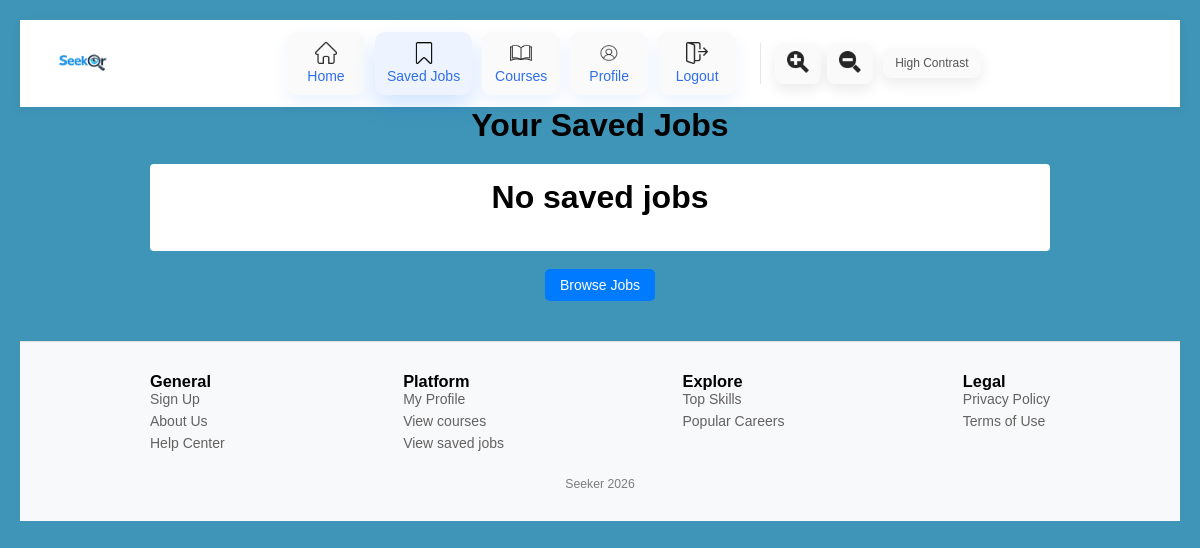
Before: /saved_jobs (signed in) with the older database file.
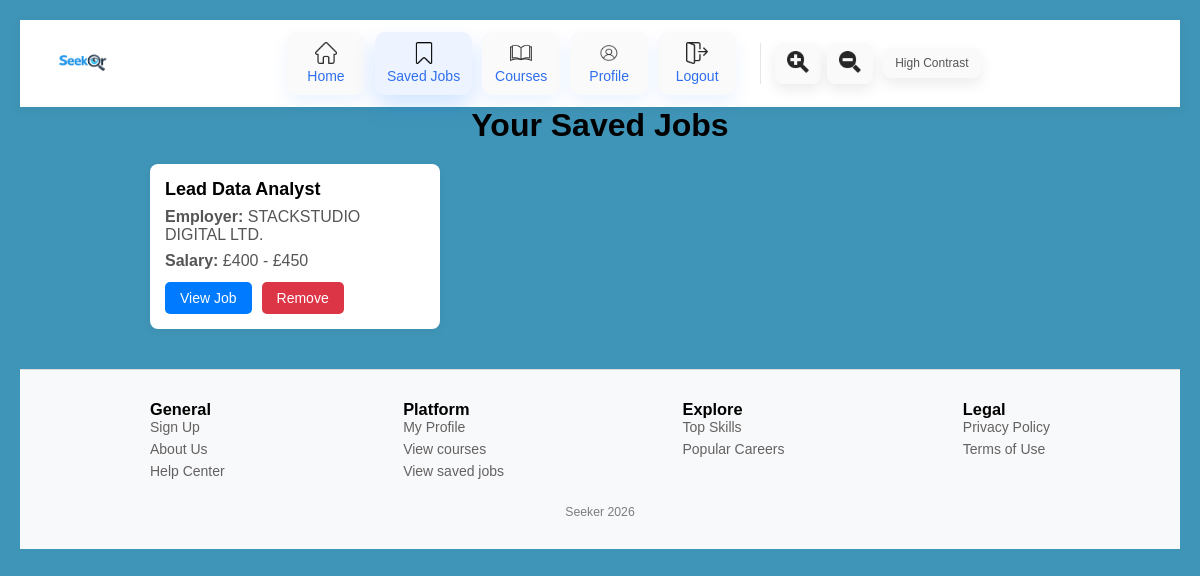
After: the same page with the newer database file.
### app.py (models this page shows)
class SavedJobs(db.Model): #saved jobs table
    __tablename__ = "saved_jobs"
    id = db.Column(db.Integer, primary_key=True)
    user_id=db.Column(db.Integer,db.ForeignKey("user.id"), nullable=False)
    job_id = db.Column(db.Integer, nullable=False)
    job_title = db.Column(db.String(200))
    employer_name = db.Column(db.String(200))
    min_salary=db.Column(db.String(200))
    max_salary=db.Column(db.String(200))
    job_description=db.Column(db.Text)
    job_url=db.Column(db.String(200))
    user = db.relationship("User", backref="saved_jobs")
    __table_args__ = (
        db.UniqueConstraint("user_id", "job_id", name="unique_user_saved_jobs"),
    )

### app.py (the view, shortened to what this page needs)
@app.route("/saved_jobs", methods=["GET", "POST"]) #saved jobs page
def saved_jobs():
    user=get_logged_user()
    if not user :
        flash("Login first", "error")
        return redirect(url_for("login_page"))
    saved = SavedJobs.query.filter_by(user_id=user.id).all()
    return render_template("saved_jobs.html", saved_jobs=saved)

### app.py (called while the page is built)
def get_logged_user():
    email = session.get("user")
    if not email:
        return None
    return User.query.filter_by(email=email).first()

### templates/saved_jobs.html (shortened to what this page needs)
<!DOCTYPE html>
<html lang="en">
<head>
  <link rel="stylesheet" href="{{ url_for('static', filename='saved_jobs.css') }}">
</head>
<body>
  {% include 'navbar.html' %}
  <div class="saved-jobs-container">
    <h1>Your Saved Jobs</h1>
    {% if saved_jobs %}
      <div class="saved-jobs-grid">
        {% for saved in saved_jobs %}
        <div class="job-card">
          <h2>{{ saved.job_title or "Untitled Role" }}</h2>
          <p><strong>Employer:</strong> {{ saved.employer_name or "Not specified" }}</p>
          {% if saved.min_salary and saved.max_salary %}
          <p><strong>Salary:</strong> £{{ "{:,}".format(saved.min_salary|int) }} - £{{ "{:,}".format(saved.max_salary|int) }}</p>
          {% else %}
          <p><strong>Salary:</strong> Not specified</p>
          {% endif %}
          <div class="actions">
            <a href="{{ url_for('job_details', job_id=saved.job_id) }}" class="view-btn">View Job</a>
            <form action="{{ url_for('saved_jobs') }}" method="POST">
              <button type="submit" class="remove-btn">Remove</button>
            </form>
          </div>
        </div>
        {% endfor %}
</div>
    {% else %}
<div class="no-jobs">
<h1><p>No saved jobs</p></h1>
</div>
<br>
<div class="browse">
  <a href="{{ url_for('home_page') }}" class="browse-btn">Browse Jobs</a>
</div>
{% endif %}
</div>
  {% include 'footer.html' %}
</body>
</html>

### templates/navbar.html (shortened to what this page needs)
<nav class="navbar">
<link rel="stylesheet" href="{{ url_for('static', filename='navbar.css') }}">
<div class="nav-brand">
  <a href="{{ url_for('home_page') }}">
      <img src="{{ url_for('static', filename='logo.png') }}" alt="Seeker Logo" class="logo">
  </a>
</div>
    <ul class="nav-links">
      <li><a href="{{ url_for('home_page') }}"><img src="{{ url_for('static', filename='home.png') }}" class="nav-icon"><span>Home</span></a></li>
    {% if session.get('user') %}
    <li><a href="{{ url_for('saved_jobs') }}" class="{% if request.endpoint == 'saved_jobs' %}active{% endif %}"><img src="{{ url_for('static', filename='save-instagram.png') }}" class="nav-icon" alt="Saved Jobs"><span>Saved Jobs</span></a></li>
    {% endif %}
    <li><a href="{{ url_for('courses_page') }}" class="{% if request.endpoint == 'courses_page' %}active{% endif %}"><img src="{{ url_for('static', filename='book.png') }}" class="nav-icon" alt="Courses"><span>Courses</span></a></li>
    {% if session.get('user') %}
    <div class="dropdown">
      <li><a href="{{ url_for('account_page') }}" class="{% if request.endpoint == 'account_page' %}active{% endif %}"><img src="{{ url_for('static', filename='profile.png') }}" class="nav-icon" alt="Profile"><span>Profile</span></a></li>
    </div>
    {% endif %}
    {% if session.get('user') %}
    <li><a href="{{ url_for('logout') }}" class="{% if request.endpoint == 'logout' %}active{% endif %}"><img src="{{ url_for('static', filename='logout.png') }}" class="nav-icon" alt='Logout'><span>Logout</span></a></li>
    {% else %}
    <li><a href="{{ url_for('login_page') }}" class="{% if request.endpoint == 'login_page' %}active{% endif %}"><img src="{{ url_for('static', filename='logout.png') }}" class="nav-icon" alt='Login'><span>Login</span></a></li>
    {% endif %}
    <div class="accessibility-controls">
      <button id="maximise" class="accessibility-btn"><img src="{{ url_for('static', filename='maximise.png') }}" class="maximise-icon"> </button>
      <button id="minimise" class="accessibility-btn"><img src="{{ url_for('static', filename='minimise.png') }}" class="minimise-icon"></button>
  </div>
  <button id="high-contrast" class="accessibility-btn">High Contrast</button>
    </ul>
  </nav>

### templates/footer.html (shortened to what this page needs)
<head>
    <link rel="stylesheet" href="{{ url_for('static', filename='footer.css') }}">
</head>
<footer class="footer">
    <div class="footer-container">
    <div class="footer-column">
        <h3>General</h3>
        <a href="{{ url_for('signup_page') }}">Sign Up</a>
        <a href="{{ url_for('about_us') }}">About Us</a>
        <a href="{{ url_for('contact_us') }}">Help Center</a>
      </div>
      <div class="footer-column">
        <h3>Platform</h3>
        <ul>
            <a href="{{ url_for('account_page') }}">My Profile</a>
            <a href="{{ url_for('courses_page') }}">View courses</a>
            <a href="{{ url_for('saved_jobs') }}">View saved jobs</a>
        </ul>
      </div>
      <div class="footer-column">
        <h3>Explore</h3>
        <ul>
          <a>Top Skills</a>
          <a>Popular Careers</a>
        </ul>
      </div>
      <div class="footer-column">
        <h3>Legal</h3>
        <ul>
          <a>Privacy Policy</a>
          <a>Terms of Use</a>
        </ul>
      </div>
    </div>
    <div class="footer-bottom">
      <p>Seeker 2026</p>
    </div>
  </footer>

### static/saved_jobs.css (style rules this page uses)
* { margin: 0; padding: 0; box-sizing: border-box; font-family: Arial, Helvetica, sans-serif; }
body { background-color: #f4f6f9; padding: 20px; }
.saved-jobs-container { max-width: 900px; margin: auto; }
.job-card { background: white; padding: 15px; border-radius: 8px; box-shadow: 0 2px 8px rgba(0,0,0,0.05); }
.saved-jobs-container h1 { text-align: center; margin-bottom: 20px; }
.saved-jobs-grid { display: grid; grid-template-columns: repeat(auto-fill, minmax(280px, 1fr)); gap: 15px; }
.job-card h2 { margin-bottom: 8px; font-size: 18px; }
.job-card p { margin-bottom: 8px; color: #555; }
.actions { display: flex; flex-wrap: wrap; gap: 10px; margin-top: 12px; }
.view-btn, .apply-btn, .remove-btn, .browse-btn { padding: 8px 15px; border: none; background-color: #007bff; color: white; border-radius: 5px; cursor: pointer; text-decoration: none; display: inline-block; font-size: 14px; }
.remove-btn { background-color: #dc3545; }
form { margin: 0; }

### static/navbar.css (style rules this page uses)
* { box-sizing: border-box; }
body { margin: 0; font-family: Arial; background: rgb(63, 149, 183) }
.navbar { position: sticky; top: 0; z-index: 1000; display: flex; justify-content: space-between; align-items: center; padding: 12px 30px; background: #fff; box-shadow: 0 2px 10px rgba(0, 0, 0, 0.06); }
.nav-brand { display: flex; align-items: center; }
.logo { height: 45px; width: auto; display: block; }
.nav-links { list-style: none; display: flex; align-items: center; gap: 10px; margin: 0; padding: 0; }
.nav-links li a { display: flex; flex-direction: column; align-items: center; justify-content: center; gap: 4px; min-width: 78px; padding: 10px 12px; text-decoration: none; border-radius: 10px; background: #fafafa; color: #555; transition: transform 0.2s ease, box-shadow 0.2s ease, background-color 0.2s ease; box-shadow: 0 8px 18px rgba(0, 111, 255, 0.08); }
.nav-links li a.active { background: #eef4ff; box-shadow: 0 12px 22px rgba(0, 111, 255, 0.18); }
.nav-links li a span { font-size: 0.875em; font-weight: 500; line-height: 1.2; color: #2f6fed; }
.nav-icon { width: 22px; height: 22px; object-fit: contain; opacity: 0.85; transition: opacity 0.2s ease; }
.maximise-icon { width: 22px; height: 22px; object-fit: contain; opacity: 0.85; transition: opacity 0.2s ease; }
.minimise-icon { width: 22px; height: 22px; object-fit: contain; opacity: 0.85; transition: opacity 0.2s ease; }
.nav-links li a:hover .nav-icon, .nav-links li a.active .nav-icon { opacity: 1; }
.accessibility-controls { display: flex; align-items: center; gap: 6px; margin-left: 14px; padding-left: 14px; border-left: 1px solid #e5e5e5; }
.accessibility-btn { padding: 8px 12px; border: none; border-radius: 8px; background: #fafafa; color: #555; font-size: 12px; font-weight: 500; cursor: pointer; transition: transform 0.2s ease, box-shadow 0.2s ease, background-color 0.2s ease; box-shadow: 0 6px 14px rgba(0, 0, 0, 0.08); }
img { max-width: 100%; height: auto; }
.dropdown { position: relative; display: inline-block; }

### static/footer.css (style rules this page uses)
.footer { background: #f8f9fa; padding: 30px 20px; margin-top: 40px; border-top: 1px solid #ddd; font-size: 0.875em;; }
.footer-container { max-width: 900px; margin: auto; display: flex; justify-content: space-between; gap: 20px; }
.footer a { color: #646161; display: block; margin-bottom: 6px; background: none; border: none; padding: 0; text-decoration: none; }
.footer-bottom { text-align: center; margin-top: 20px; color: #7d7d7d; font-size: 0.875em; }

Changed rows visible on the page:
added SavedJobs: job_title "Lead Data Analyst", employer_name "STACKSTUDIO DIGITAL LTD.", min_salary "400", max_salary "450"
Other visible differences:
text no longer shown: "No saved jobs Browse Jobs"
